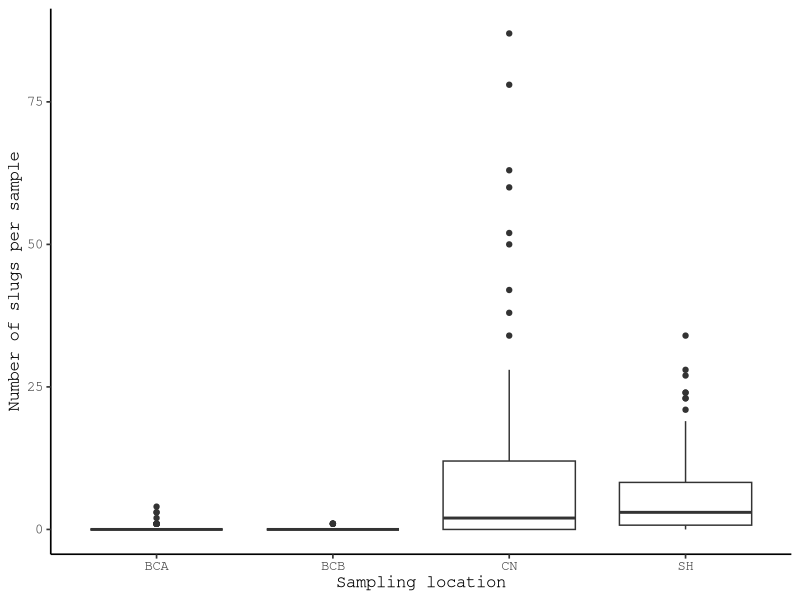
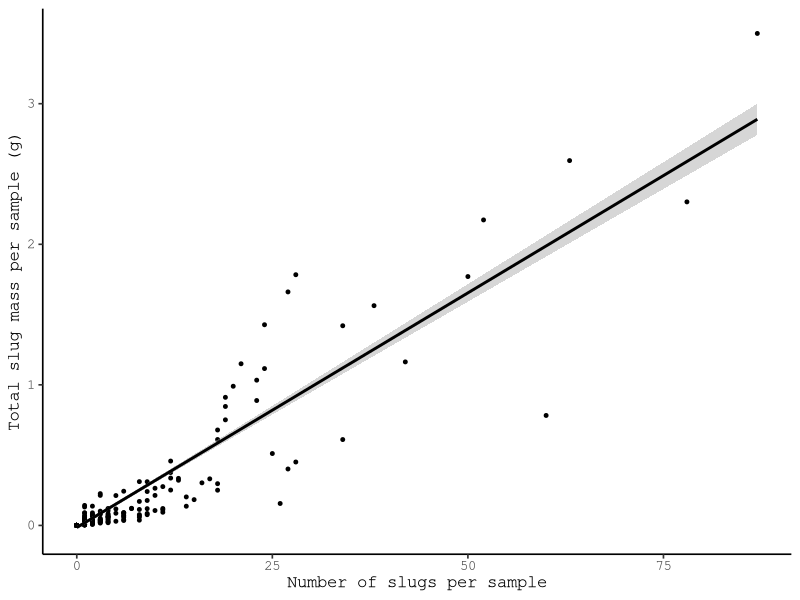
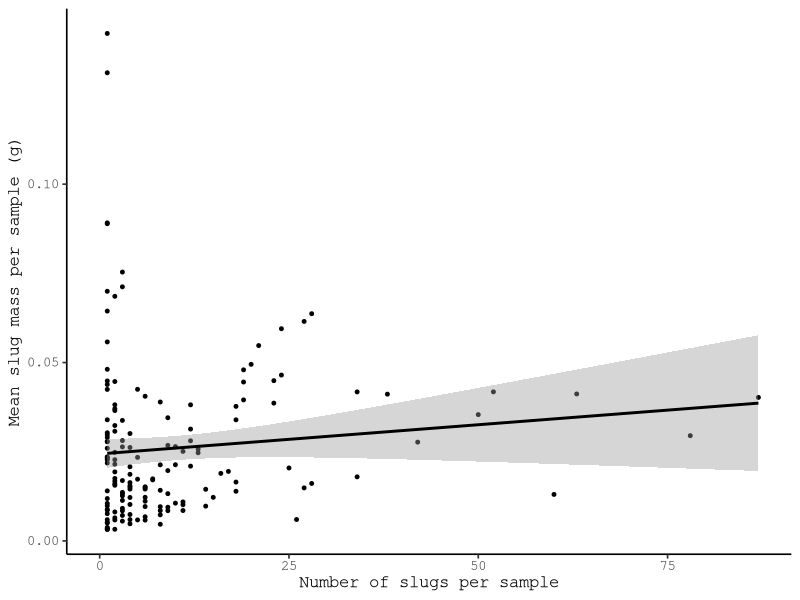
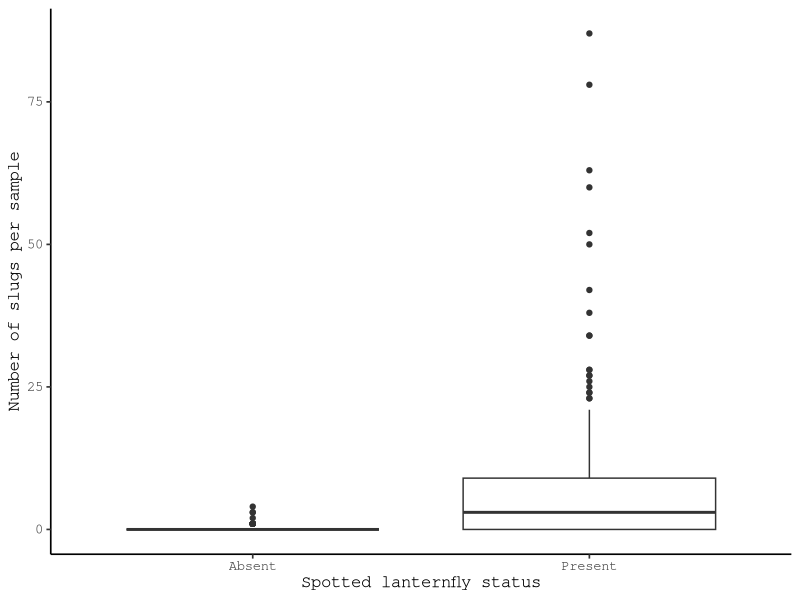

These figures' R source, in order:
df <- read.csv("combinedslugdata.csv")

library(ggplot2)

p1 <- ggplot(data=df) +
  aes(x=Location,y=number_of_slugs) +
  geom_boxplot() + 
  labs(x="Sampling location",
       y="Number of slugs per sample")
p1 + theme_classic(base_size=12.5,base_family="Courier")

p2 <- ggplot(data=df) +
  aes(x=number_of_slugs,
      y=total_slug_dry_mass) +
  geom_point(size=1) +
  geom_smooth(method="lm",color="black") +
  labs(x="Number of slugs per sample",
       y="Total slug mass per sample (g)")
p2 + theme_classic(base_size=12.5,base_family="Courier")

p3 <- ggplot(data=df) +
  aes(x=number_of_slugs,
      y=mean_slug_dry_mass) +
  geom_point(size=1) +
  geom_smooth(method="lm",color="black") +
  labs(x="Number of slugs per sample",
       y="Mean slug mass per sample (g)")
p3 + theme_classic(base_size=12.5,base_family="Courier")

p4 <- ggplot(data=df) + 
  aes(x=Type,
      y=number_of_slugs) +
  geom_boxplot() +
  labs(x="Spotted lanternfly status",
       y="Number of slugs per sample")
p4 + theme_classic(base_size=12.5,base_family="Courier")
